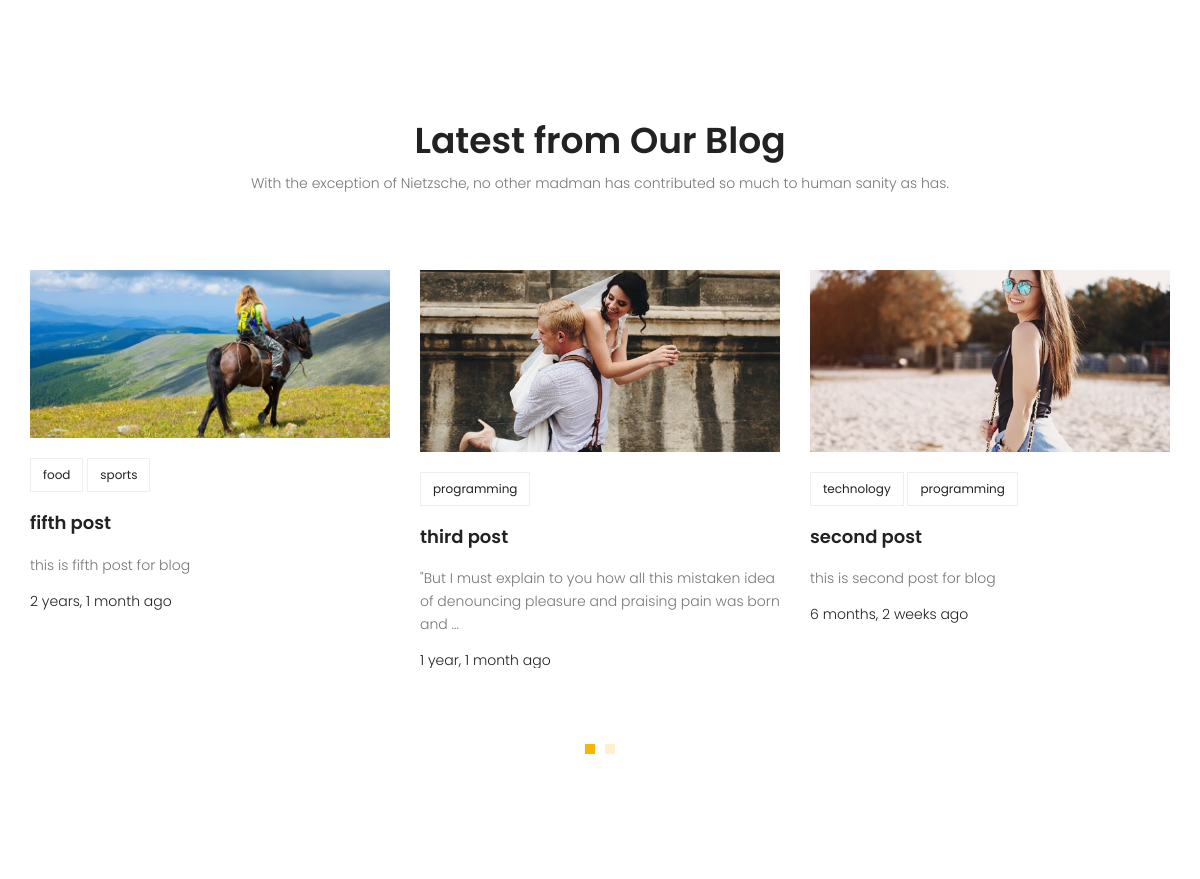
The app's page / (middle part), older data.
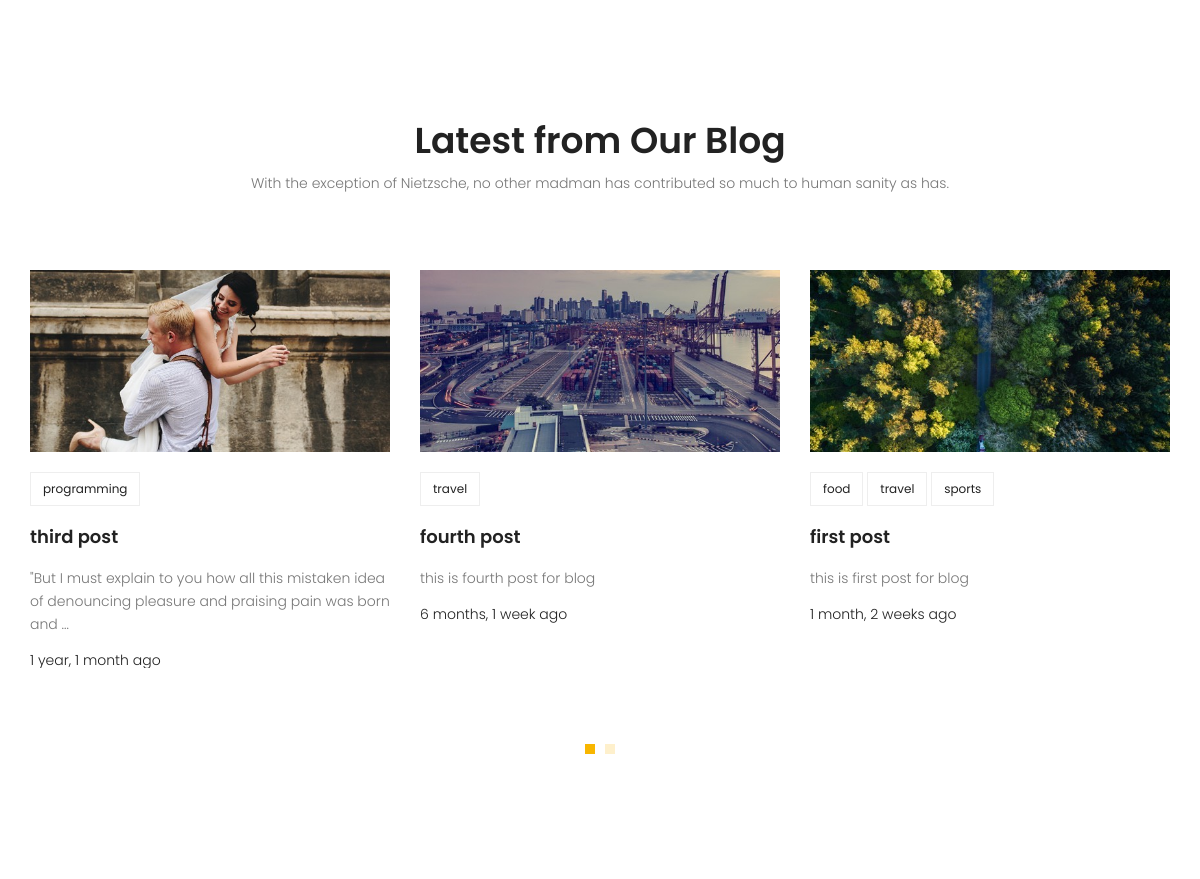
The same page, newer data.
### blog/models.py (models this page shows, shortened)
class Post(models.Model):
    title = models.CharField(max_length=255)
    content = models.TextField()
    image = models.ImageField(upload_to='blog',default='blog/default.jpg')
    tags = TaggableManager()
    category = models.ManyToManyField(Category)
    author = models.ForeignKey(CustomUserModel,on_delete=models.SET_NULL,null = True)
    login_require = models.BooleanField(default=False)
    counted_views = models.IntegerField(default=0)
    status = models.BooleanField(default=False)
    created_date = models.DateTimeField(auto_now_add=True)
    updated_date = models.DateTimeField(auto_now=True)
    published_date = models.DateTimeField(null = True)
    class Meta:
        ordering = ['-created_date']

class Category(models.Model):
    name = models.CharField(max_length=255)
    def __str__(self):
        return self.name

### website/views.py (the view)
# urls.py: path("",index_view,name = 'index'),
def index_view(request):
    return render(request,'website/index.html')

### website/templatetags/website_tags.py (called while the page is built)
@register.inclusion_tag('website/latestposts.html')
def latestposts():
    posts = Post.objects.filter(status=1).order_by('published_date')[:6]
    return {'posts':posts}

### templates/website/index.html (shortened to what this page needs)
{% extends 'base.html' %}
{% load static%}
{% load website_tags %}
{% block container %}
{% latestposts %}
{% endblock %}

### templates/website/latestposts.html
{% load static %}
{% load humanize %}
<section class="recent-blog-area section-gap">
	<div class="container">
		<div class="row d-flex justify-content-center">
			<div class="menu-content pb-60 col-lg-9">
				<div class="title text-center">
					<h1 class="mb-10">Latest from Our Blog</h1>
					<p>With the exception of Nietzsche, no other madman has contributed so much to human sanity as
						has.</p>
				</div>
			</div>
		</div>
		<div class="row">
			<div class="active-recent-blog-carusel">
                {% for post in posts %}
				<div class="single-recent-blog-post item">
					<div class="thumb">
						<img class="img-fluid" src={{post.image.url}} alt="">
					</div>
					<div class="details">
						<div class="tags">
							<ul>
								{% for cat in post.category.all %}
								<li>
									<a href="{% url 'blog:category' cat_name=cat %}">{{cat}}</a>
								</li>
								{% endfor %}
							</ul>
						</div>
						<a href="{% url 'blog:single' pid=post.id %}">
							<h4 class="title">{{post.title}}</h4>
						</a>
						<p>
							{{post.content|truncatewords:20|safe}}
						</p>
						<h6 class="date">{{post.published_date|naturaltime }}</h6>
					</div>
				</div>
				{% endfor %}
			</div>
		</div>
	</div>
</section>

Row changes from the older to the newer data that the page shows:
no longer on this page (row edited): Post: image (picture), title "fifth post", content "this is fifth post for blog", published_date "2 years, 1 month ago", Category (name "food"), Category (name "sports")
no longer on this page (row edited): Post: image (placeholder picture), title "second post", content "this is second post for blog", published_date "6 months, 2 weeks ago", Category (name "programming")
no longer on this page (row unchanged): Category: name "technology", shown under "second post"
now on this page (row edited): Post: image (picture), title "fourth post", content "this is fourth post for blog", published_date "6 months, 1 week ago"
now on this page (row unchanged): Category: name "travel"
now on this page (row edited): Post: image (picture), title "first post", content "this is first post for blog", published_date "1 month, 2 weeks ago", Category (name "food"), Category (name "sports")
